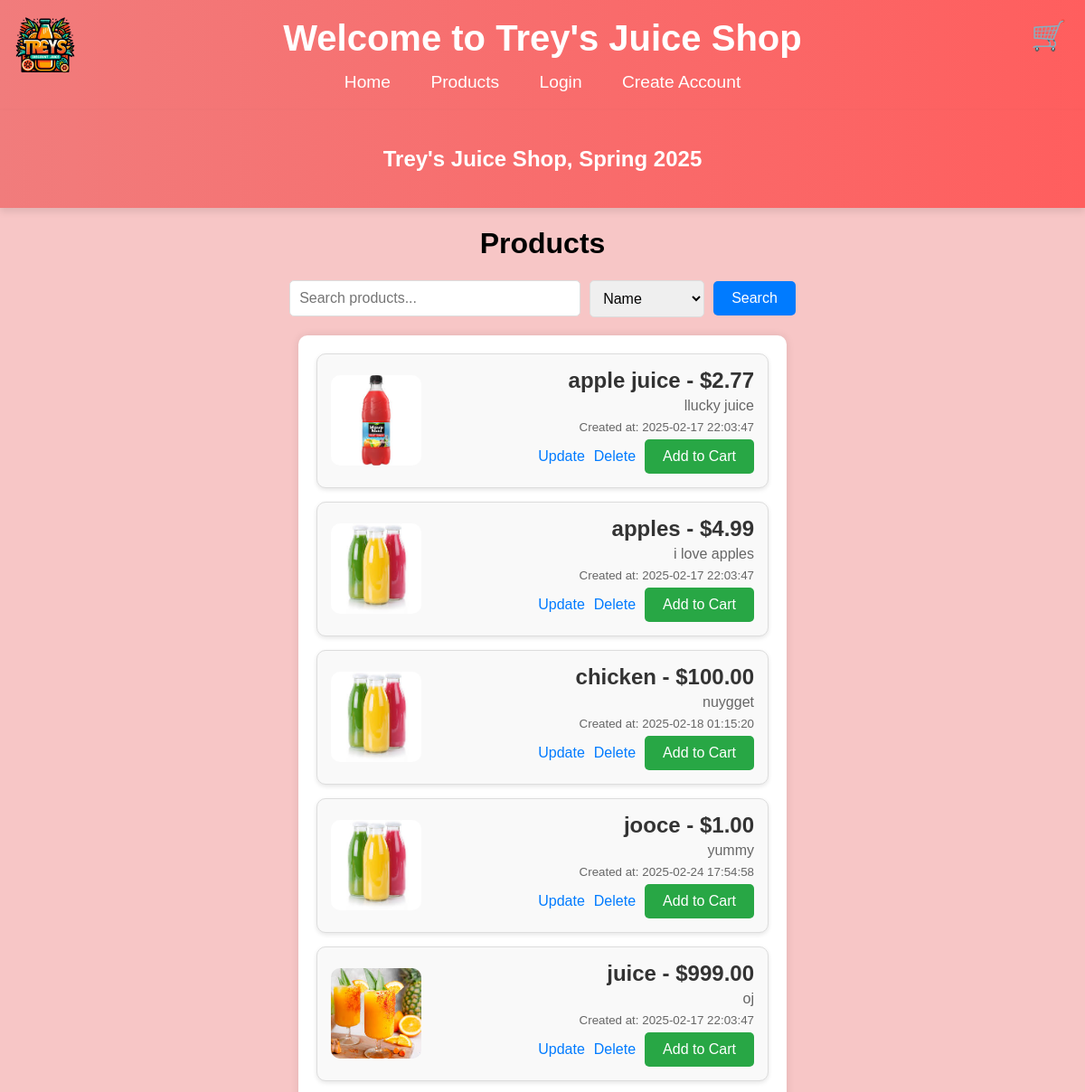
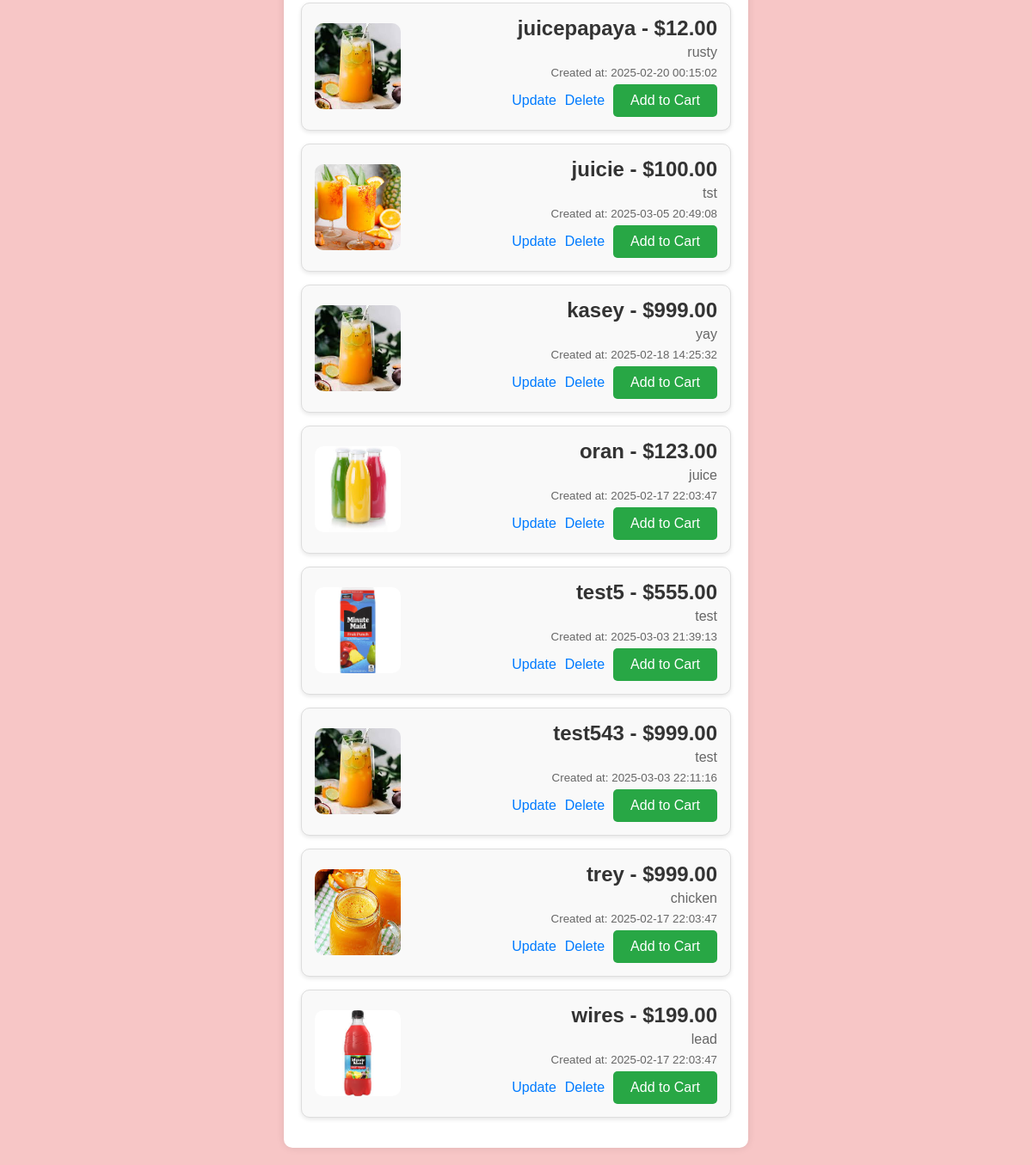
The app's page /read.php with its own data (2 pictures, top to bottom).
### tables this page shows
CREATE TABLE `products` (
  `id` int NOT NULL,
  `name` varchar(64) NOT NULL,
  `price` decimal(5,2) NOT NULL,
  `comment` text,
  `created_at` timestamp NULL DEFAULT CURRENT_TIMESTAMP,
  `image_path` varchar(255) DEFAULT NULL
);

### read.php (the view, shortened to what this page needs)
<?php
include "header.inc.php";
?>
<!DOCTYPE html>
<html>
<head>
    <link rel="stylesheet" type="text/css" href="styles.css">
</head>
<body class="read">
<header>
    <h2>Trey's Juice Shop, Spring 2025</h2>
</header>
<h1 style="text-align: center;">Products</h1>
<form method="GET" class="search-form">
    <input type="text" name="search" placeholder="Search products..." value="<?= htmlspecialchars($_GET['search'] ?? '') ?>" />
    <select name="sort">
        <option value="name" <?= (isset($_GET['sort']) && $_GET['sort'] == 'name') ? 'selected' : '' ?>>Name</option>
    </select>
    <input type="submit" value="Search" />
</form>
<div class="product-list">
<?php
$sort = $mysqli->real_escape_string($_GET['sort'] ?? 'name');
$sql = "SELECT * FROM products";
$sql .= " ORDER BY $sort ASC";
$result = mysqli_query($mysqli, $sql);
while($row = mysqli_fetch_array($result)) {
    echo "<div class='product-item'>";
    if (!empty($row['image_path']) && file_exists($row['image_path'])) {
        echo "<img src='" . htmlspecialchars($row['image_path']) . "' alt='" . htmlspecialchars($row['name']) . "'>";
    } else {
        echo "<img src='default-image.png' alt='Default Image'>";
    }
    echo "<div>";
    echo "<h3>" . htmlspecialchars($row['name']) . " - $" . htmlspecialchars($row['price']) . "</h3>";
    echo "<p>" . htmlspecialchars($row['comment']) . "</p>";
    echo "<p><small>Created at: " . htmlspecialchars($row['created_at']) . "</small></p>";
    echo "<a href='update.php?id=" . htmlspecialchars($row['id']) . "'>Update</a>";
    echo "<a href='delete.php?id=" . htmlspecialchars($row['id']) . "&csrf_token=" . htmlspecialchars($_SESSION['csrf_token']) . "'>Delete</a>";
    echo "<form method='POST' action='add_to_cart.php'>";
    echo "<button type='submit'>Add to Cart</button>";
    echo "</form>";
    echo "</div>";
    echo "</div>";
}
?>
</div>
</body>
</html>

### header.inc.php (shortened to what this page needs)
<!DOCTYPE html>
<html>
<head>
</head>
<body>
    <header>
        <img src="images/discount.png" alt="Logo" class="logo">
        <h1>Welcome to Trey's Juice Shop</h1>
        <nav>
            <a href="index.php">Home</a>
            <a href="read.php">Products</a>
            <?php if (isset($_SESSION['username'])): ?>
                <a href="create.php">Add Product</a>
                <a href="profile.php">Profile</a>
                <a href="logout.php">Logout</a>
            <?php else: ?>
                <a href="login.php">Login</a>
                <a href="register.php">Create Account</a>
            <?php endif; ?>
        </nav>
        <a href="cart.php" class="cart-icon">
            &#128722;
        </a>
    </header>
</body>
</html>

### styles.css (style rules this page uses)
body { font-family: Arial, sans-serif; margin: 0; padding: 0; }
body.read { background-color: rgb(247, 198, 198); }
.search-form { margin-bottom: 20px; display: flex; justify-content: center; align-items: center; }
.search-form input[type="text"] { padding: 10px; font-size: 16px; border: 1px solid #ddd; border-radius: 5px; margin-right: 10px; width: 300px; transition: all 0.3s ease; }
.search-form input[type="submit"] { padding: 10px 20px; font-size: 16px; border: none; border-radius: 5px; background-color: #007BFF; color: white; cursor: pointer; transition: background-color 0.3s ease; }
.search-form select { padding: 10px; font-size: 16px; border: 1px solid #ddd; border-radius: 5px; margin-right: 10px; }
.product-list { margin: 20px auto; padding: 20px; background-color: #fff; border-radius: 10px; box-shadow: 0 0 10px rgba(0, 0, 0, 0.1); max-width: 500px }
.product-item { border: 1px solid #ddd; padding: 15px; margin-bottom: 15px; border-radius: 10px; background-color: rgb(247, 216, 216); box-shadow: 0 2px 5px rgba(0, 0, 0, 0.1); display: flex; align-items: center; transition: transform 0.3s ease; }
.product-item img { width: 300px; height: 300px; border-radius: 10px; object-fit: cover; margin-right: 15px; }
.product-item div { flex: 1; text-align: right; }
.product-item h3 { margin: 0; font-size: 1.5em; color: #333; }
.product-item p { margin: 5px 0; color: #666; }
.product-item a { margin-right: 10px; text-decoration: none; color: #007BFF; transition: color 0.3s ease; }
.product-item form { display: inline; }
.product-item button { padding: 10px 20px; font-size: 16px; border: none; border-radius: 5px; background-color: #28a745; color: white; cursor: pointer; transition: background-color 0.3s ease; }
.product-item { border: 1px solid #ddd; padding: 15px; margin-bottom: 15px; border-radius: 10px; background-color: #f9f9f9; display: flex; justify-content: space-between; align-items: center; }
.product-item img { width: 100px; height: 100px; border-radius: 10px; margin-right: 15px; }

### header.inc.php (style rules this page uses)
body { font-family: 'Helvetica Neue', Arial, sans-serif; margin: 0; padding: 0; background-color: #f4f4f4; }
header { background: linear-gradient(90deg, rgba(241, 124, 124, 1) 0%, rgba(255, 94, 94, 1) 100%); color: white; padding: 20px 0; text-align: center; position: relative; box-shadow: 0 4px 8px rgba(0, 0, 0, 0.1); }
header h1 { margin: 0; font-size: 2.5em; }
nav { margin-top: 15px; }
nav a { color: white; text-decoration: none; margin: 0 20px; font-size: 1.2em; transition: color 0.3s, transform 0.3s; }
.cart-icon { position: absolute; top: 20px; right: 20px; font-size: 2em; color: white; text-decoration: none; transition: color 0.3s; }
.logo { position: absolute; top: 10px; left: 10px; height: 80px; object-fit: contain; }

### records on screen
products: image_path (picture), name "apple juice", price "2.77", comment "llucky juice", created_at "2025-02-17 22:03:47"
products: name "apples", price "4.99", comment "i love apples", created_at "2025-02-17 22:03:47"
products: name "chicken", price "100.00", comment "nuygget", created_at "2025-02-18 01:15:20"
products: name "jooce", price "1.00", comment "yummy", created_at "2025-02-24 17:54:58"
products: image_path+name (picture), name "juice", price "999.00", comment "oj", created_at "2025-02-17 22:03:47"
products: image_path (picture), name "juicepapaya", price "12.00", comment "rusty", created_at "2025-02-20 00:15:02"
products: image_path (picture), name "juicie", price "100.00", comment "tst", created_at "2025-03-05 20:49:08"
products: image_path (picture), name "kasey", price "999.00", comment "yay", created_at "2025-02-18 14:25:32"
products: name "oran", price "123.00", comment "juice", created_at "2025-02-17 22:03:47"
products: image_path (picture), name "test5", price "555.00", comment "test", created_at "2025-03-03 21:39:13"
products: image_path (picture), name "test543", price "999.00", comment "test", created_at "2025-03-03 22:11:16"
products: image_path (picture), name "trey", price "999.00", comment "chicken", created_at "2025-02-17 22:03:47"
products: image_path (picture), name "wires", price "199.00", comment "lead", created_at "2025-02-17 22:03:47"
